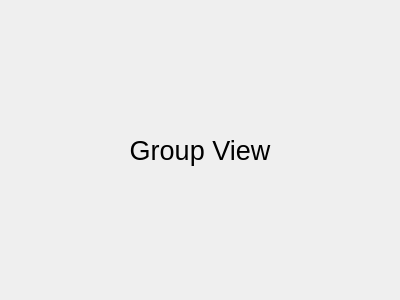
<?xml version="1.0" encoding="UTF-8"?>
<ui version="4.0">
 <class>Form</class>
 <widget class="QWidget" name="Form">
  <property name="geometry">
   <rect>
    <x>0</x>
    <y>0</y>
    <width>400</width>
    <height>300</height>
   </rect>
  </property>
  <property name="windowTitle">
   <string>Form</string>
  </property>
  <layout class="QVBoxLayout" name="verticalLayout">
   <item>
    <widget class="QLabel" name="label">
     <property name="styleSheet">
      <string notr="true">font-size: 20pt;</string>
     </property>
     <property name="text">
      <string>Group View</string>
     </property>
     <property name="alignment">
      <set>Qt::AlignCenter</set>
     </property>
    </widget>
   </item>
  </layout>
 </widget>
 <resources/>
 <connections/>
</ui>
